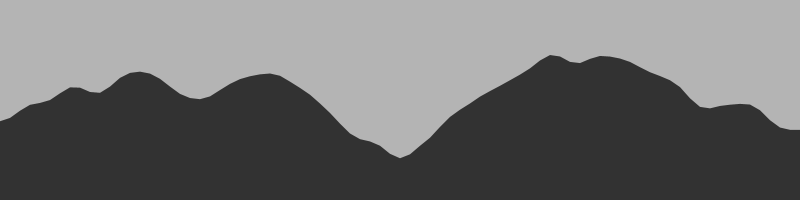
Frame 1 (no input)
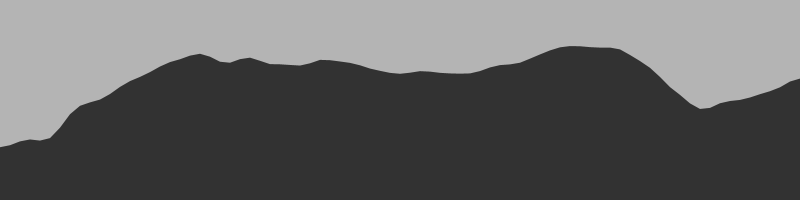
Frame 60 (the mouse pressed at the canvas centre just before this capture)
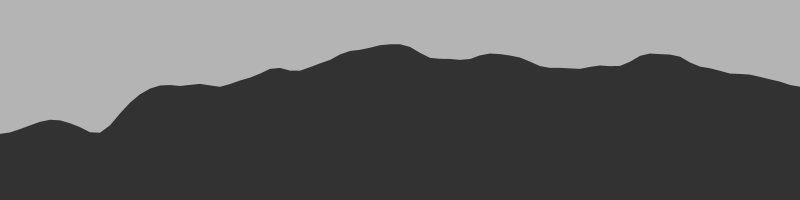
Frame 120 (the mouse held since frame 60 and released just before this capture)

The Processing sketch that drew these frames (run headless with seeded random() and noise(); from frame 60 on, the mouse is pressed at the canvas centre):

// Processing sketch: PerlinMotion
// ── PerlinMotion.pde

/*
PERLIN MOTION
Jeff Thompson | 2017 | jeffreythompson.org

In addition to generating great-looking static images from
Perlin noise, we can also use it to drive realistic motion.
This example uses a y and time offset into the Perlin noise
to create smoothly flowing waves.

Based on the NoiseWave example by Daniel Shiffman (in
the Examples > Math... folder)

CHALLENGES: 
1. Can you try adding noiseDetail() to the setup() and change
   the overall smoothness and scale of the noise?

*/

float yIncrement =    0.05;    // how much to change b/w individual waves (0-1)
float timeIncrement = 0.01;    // speed of change over time (0-1)
float timeOffset =    0;       // incremented each frame to shift the noise


void setup() {
  size(800,200);
  
  // try adding noiseDetail() here!
}


void draw() {
  background(180);
  
  fill(50);
  noStroke();
  
  beginShape();
  float yOffset = 0;
  for (float x=0; x<=width; x+=10) {
    
    // create points in the wave based on the y and time
    // offsets into the Perlin noise – multiply by height
    // to scale from 0-1 to the screen dimensions
    float y = noise(yOffset, timeOffset) * height;
    vertex(x,y);
    
    // update y offset for each part of the wave
    yOffset += yIncrement;
  }
  
  // draw bottom corners to shape
  // and close
  vertex(width,height);
  vertex(0,height);  
  endShape(CLOSE);
  
  // update time position in the Perlin
  // noise each frame 
  timeOffset += timeIncrement;
}
